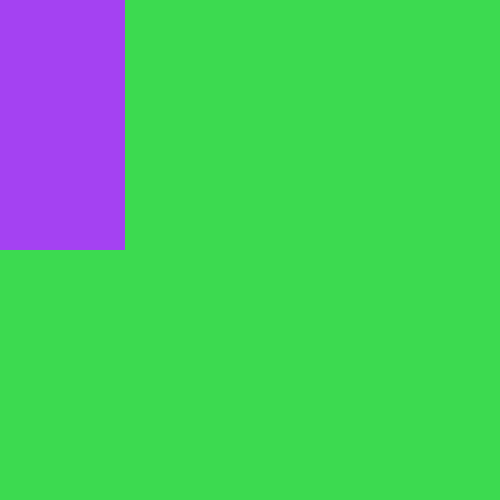
Frame 1 (no input)
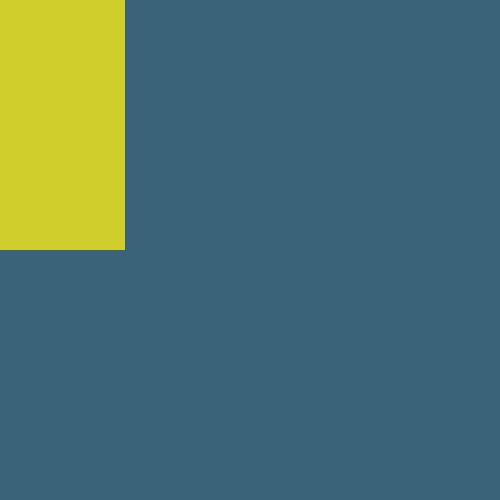
Frame 60 (the mouse pressed at the canvas centre just before this capture)
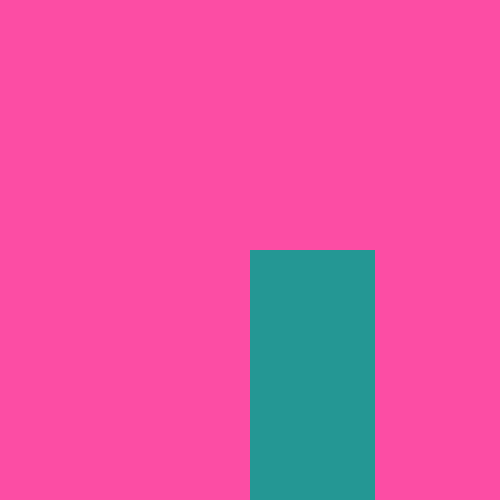
Frame 120 (the mouse held since frame 60 and released just before this capture)

The Processing sketch that drew these frames (run headless with seeded random() and noise(); from frame 60 on, the mouse is pressed at the canvas centre):

// Processing sketch: week2
// ── week2.pde
void setup() {
  size(500,500);
  background(0);
}

void draw() {
  //epilepsy generator
  fill(random(255),random(255),random(255));
  noStroke();
  background(random(255),random(255),random(255));
  
 // variables
  float x = .1 * width;
  float y = .2*height;
  float w = .25*width;
  float h = .5*height;
  
  //rectangle lul
  rect(mouseX,mouseY,w,h);
}
